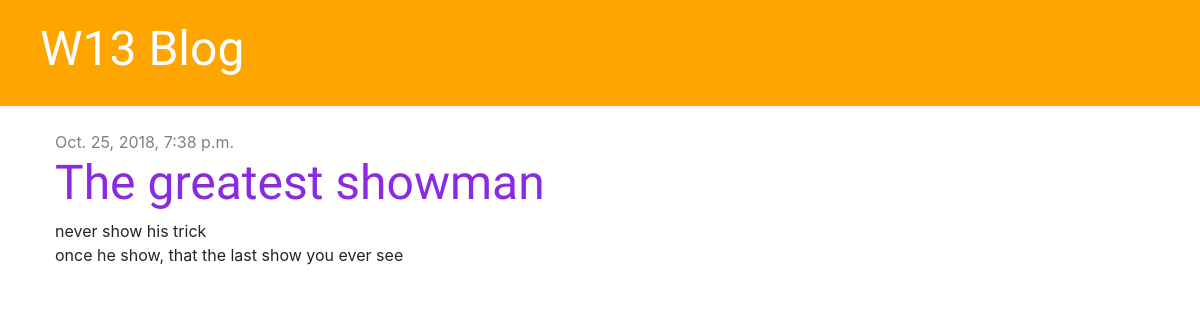
/post/5/, run on an earlier commit of the app's database.
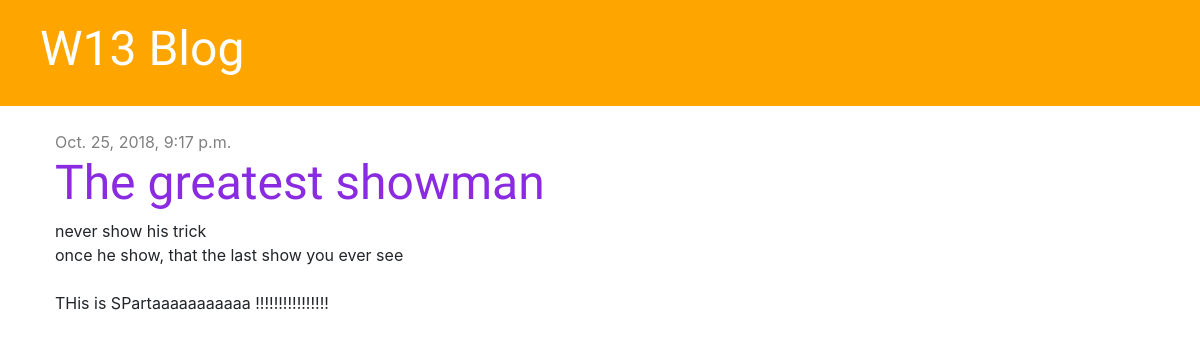
And on a later commit of the database.
### blog/models.py (models this page shows, shortened)
class Post(models.Model):
    author = models.ForeignKey('auth.User', on_delete=models.CASCADE)
    title = models.CharField(max_length = 200)
    text = models.TextField()
    created_date = models.DateTimeField(default = timezone.now)
    published_date = models.DateTimeField(blank = True, null = True)

### blog/views.py (the view)
# urls.py: path('post/<int:pk>/',views.post_detail, name='post_detail'),
def post_detail(request, pk):
    post = get_object_or_404(Post, pk=pk)
    stuff_for_frontend = {'post' : post}
    return render(request,'blog/post_detail.html',stuff_for_frontend)

### blog/templates/blog/post_detail.html (shortened to what this page needs)
{% extends 'blog/base.html' %}
{% block content %}
    <div class="post">
        {% if post.published_date %}
            <div class="date">
                <br>
                {{ post.published_date }}
            </div>
            {% else %}
                <a href="{% url 'post_publish' pk=post.pk %}" class="btn btn-primary">Publish</a>
            {% endif %}
        <h1> {{ post.title }}</h1>
        <p>{{ post.text|linebreaksbr }}</p>
    </div>
{% endblock %}

### blog/templates/blog/base.html (shortened to what this page needs)
{% load staticfiles %}
<!DOCTYPE html>
<html>
<head>
    <link href="https://stackpath.bootstrapcdn.com/bootstrap/4.1.3/css/bootstrap.min.css" rel="stylesheet">
    <link rel="stylesheet" type="text/css" href="{% static 'css/blog.css' %}" >
    <link rel="stylesheet" href="https://use.fontawesome.com/releases/v5.4.1/css/all.css">
</head>
<body>
<div class="page-header">
    <h1><a href="{% url 'post_list' %}">W13 Blog</a></h1>
</div>
<div class= "content container">
    <div class="row">
        <div class="col-md-8">
            {% block content %}
            {% endblock %}
        </div>
    </div>
</div>
</body>
</html>

### blog/static/css/blog.css (style rules this page uses)
.page-header { background-color: orange; padding: 20px 20px 20px 40px; margin-top: 0px; }
.page-header h1 a { color:white; font-size: 36pt; text-decoration: none; }
.content { margin-left: 40px; }
h1,h2,h3,h4 { font-family: 'Tangerine','Inconsolata','Droid Sans', serif; font-size: 48px; }
.date { color: grey; }
.post { margin-bottom: 70px; }
.post h1 a, .post h1 { color: blueviolet }

What changed in the data, as far as the page shows it:
changed Post "The greatest showman": published_date "Oct. 25, 2018, 7:38 p.m." → "Oct. 25, 2018, 9:17 p.m."; text "never show his trick once he show, that the last show you ever see" → "never show his trick once he show, that the last show you ever see THis is SPartaaaaaaaaaaa !!!!!!!!!!!!!!!!"
